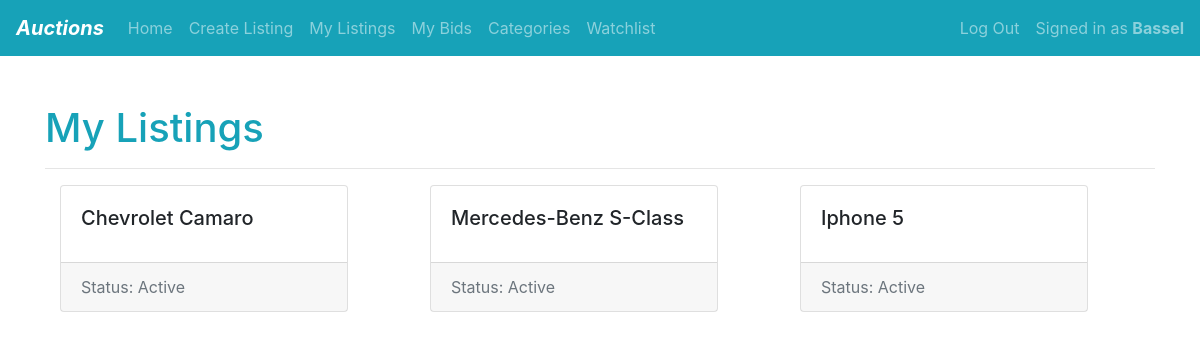
Page /my-listings/1 (signed in) on the earlier database version.
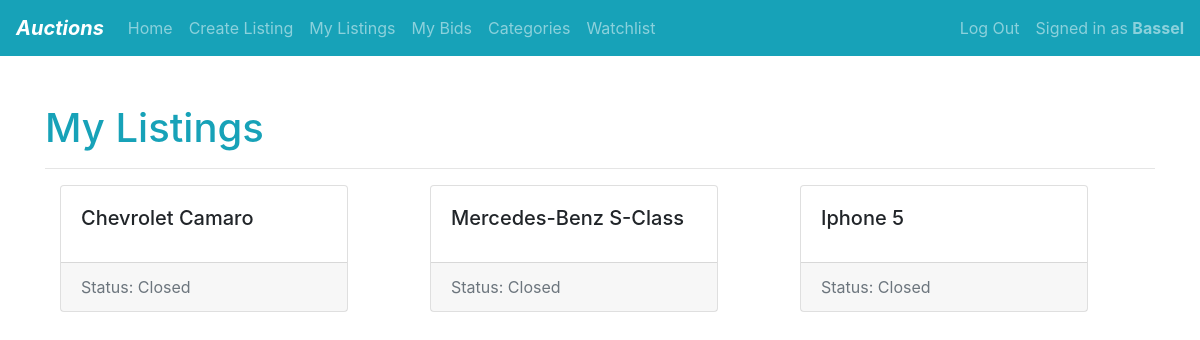
Same page on the later database version.
### auctions/models.py (models this page shows, shortened)
class Listing(models.Model):
    lister = models.ForeignKey(
        User, on_delete=models.CASCADE, related_name="listings")
    winner = models.ForeignKey(
        User, on_delete=models.SET_NULL, related_name="wins", null=True,blank=True)
    title = models.CharField(max_length=80)
    description = models.TextField()
    current_price = models.DecimalField(max_digits=20, decimal_places=2)
    image = models.ImageField(
         upload_to='images/', default=None, null=True, blank=True)
    category = models.ForeignKey(
        "Category", on_delete=models.SET_NULL, null=True, blank=True, related_name="listings")
    class Status(models.TextChoices):
        ACTIVE = 'a'
        CLOSED = 'c'
    status = models.CharField(
        max_length=1,
        choices=Status.choices,
        default=Status.ACTIVE, help_text="Listing Status")
    def get_absolute_url(self):
        return reverse('listing-detail', args=[str(self.id)])

### auctions/views.py (the view)
# urls.py: path("my-listings/<int:pk>",views.user_listings,name="user-listings"),
def user_listings(request, pk):
    listings = Listing.objects.filter(lister=request.user)
    context = {"listings": listings}
    return render(request, "auctions/user_listings.html", context)

### auctions/templates/auctions/user_listings.html (shortened to what this page needs)
{% extends 'auctions/layout.html'%}
{% block heading%}
My Listings
{% endblock%}
{% block body%}
{{ block.super }}
<div class="container">
    {% for listing in listings %}
    {% if forloop.counter0|divisibleby:3 %} <div class="row"> {% endif %}
        <div class="col-md-12 col-lg-4 mb-4 d-flex align-items-stretch">
            <div class="card" style="width: 18rem;">
                <div class="card-body">
                    <h5 class="card-title">{{ listing.title }}</h5>
                </div>
                <div class="card-footer text-muted">
                    Status: {{ listing.get_status_display }}
                </div>
            </div>
        </div>
        {% if forloop.counter|divisibleby:3 or forloop.last %}
    </div>{% endif %}
    {% empty %}
    <h1 class="text-info">Time to bake some cake!</h1>
    <a class="btn btn-info mb-3" href="{% url 'create' %}" role="button">Add a listing</a>
    {% endfor %}
</div>
{% endblock%}

Differences in the rows shown:
changed Listing "Chevrolet Camaro": status "Active" → "Closed"
changed Listing "Mercedes-Benz S-Class": status "Active" → "Closed"
changed Listing "Iphone 5": status "Active" → "Closed"
